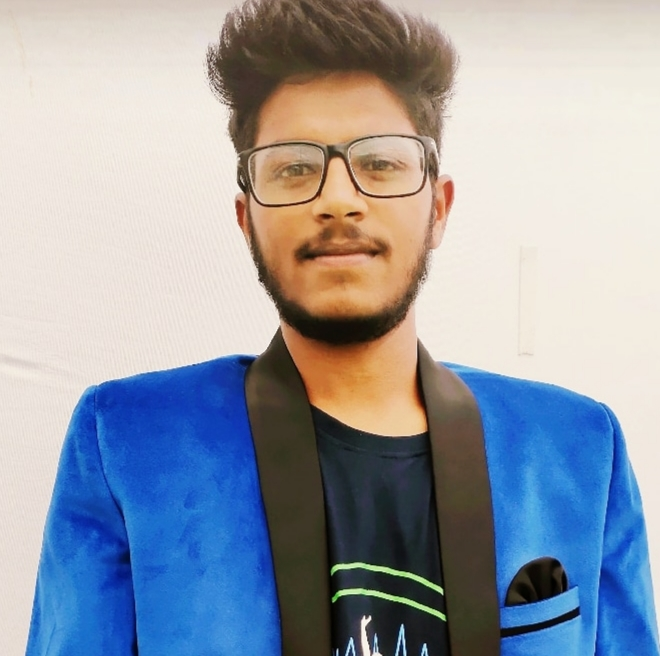
#> input picture Image.jpg, 660 x 656 px
$ jupyter execute BT19ECE060_DIP_A-6.ipynb   (shell and % lines are left out)
#> lines starting #> are read from the running program, lines starting #| are printed output that depends on the picture
[cell 1]
import math
import numpy as np
import matplotlib.pyplot as plt
import cv2

[cell 2]
image = cv2.imread(r"Image.jpg")
#> image is the input picture: shape (656, 660, 3); mean B, G, R 167.2, 157.1, 151.6
grayscaleimage = cv2.cvtColor(image, cv2.COLOR_BGR2GRAY)
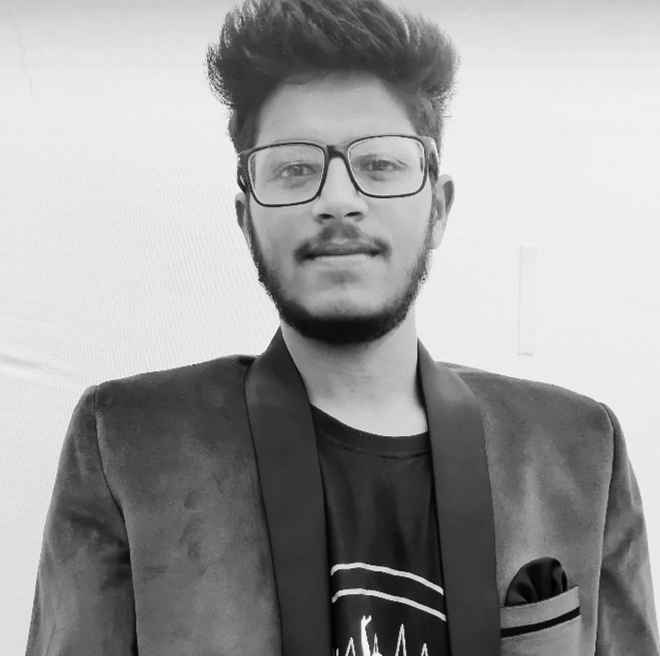
#> grayscaleimage: shape (656, 660); min 1, max 249, mean 156.6

[cell 3]
plt.imshow(grayscaleimage)

[cell 4]
plt.imshow(grayscaleimage*2)
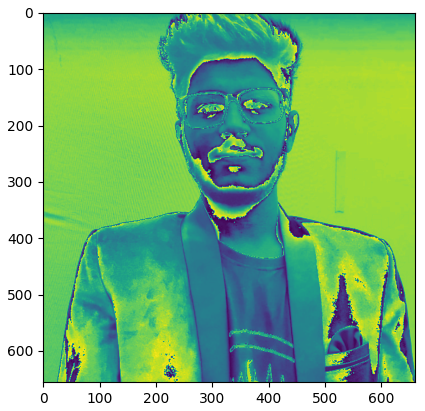
#> figure drawn by matplotlib, 1 panel

[cell 5]
plt.imshow(grayscaleimage*0.5)
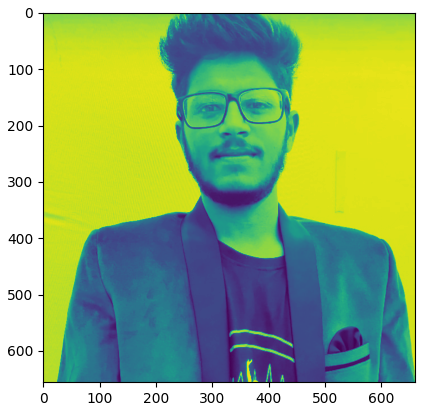
#> figure drawn by matplotlib, 1 panel
